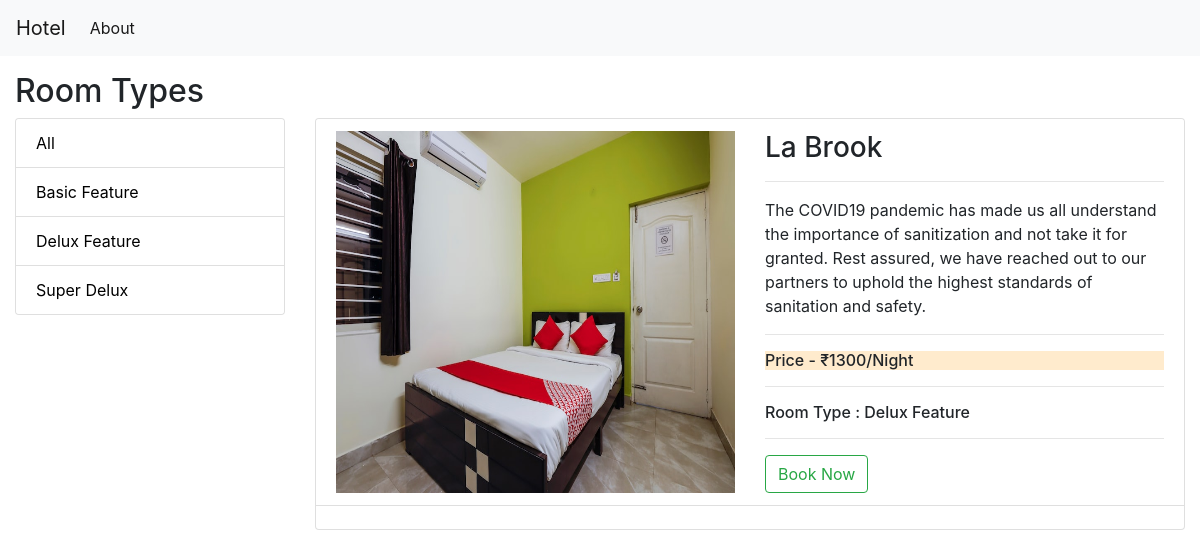
Page /category/2 on the committed database.
### hotel/models.py (models this page shows, shortened)
class Category(models.Model):
    name = models.CharField(max_length=200)
    class Meta:
        verbose_name_plural = 'Categories'
    def __str__(self):
        return self.name

class Room(models.Model):
    name = models.CharField(max_length=200)
    description = models.TextField()
    price = models.PositiveIntegerField()
    image = models.ImageField(upload_to='media/hotel')
    category = models.ForeignKey(Category, on_delete=models.CASCADE, related_name='categories')

### hotel/views.py (the view)
# urls.py: path('category/<int:id>', CategoryList.as_view(), name='filter'),
class CategoryList(View):
    def get(self, request, id=None):
        posts = Room.objects.all()
        if id:
            cat = Category.objects.get(id=id)
            rooms = Room.objects.filter(category = cat)
            return render(request, 'hotel/list.html',context={'rooms':rooms, 'categories':Category.objects.all()})
        categories = Category.objects.all()
        context = {'rooms':rooms, 'categories':categories}
        return render(request, 'hotel/list.html',context )

### hotel/templates/hotel/list.html
{% extends 'hotel/base.html' %}
{% block content %}
<br>
<br>
<br>
<div class="container-fluid">
    <h2>Room Types</h2>
    <div class="row">
        <div class="col-sm-3">
            <div class="card">
                <ul class="list-group list-group-flush">
                <li class="list-group-item" ><a href="{% url 'home' %}" style="color: black;">All</a></li>
                {% for category in categories %}
                  <li class="list-group-item"><a href="{% url 'filter' category.id %}" style="color: black;">{{category.name}}</a></li>
                {% endfor %}
                </ul>
            </div>
        </div>
        <br>
        <div class="col-sm-9">
            <div class="card">
                <ul class="list-group list-group-flush">
                    {% for room in rooms  %}
                        <li class="list-group-item">
                            <div class="row">
                                <div class="col-sm-6">
                                    {% if room.image %}
                                    <img src="{{  room.image.url }}" style="width: 100%; height: 100%;">
                                    {% else %}
                                    <img src="https://images.oyoroomscdn.com/uploads/hotel_image/17577/large/128cc8c233313218.jpg" class="img-fluid" alt="Responsive image">
                                    {% endif %}
                                </div>
                                <div class="col-sm-6">
                                    <h3>{{room.name}}</h3>
                                    <hr>
                                    <p>{{room.description}}</p>
                                    <hr>
                                    <h6 style="background-color: blanchedalmond;">Price - ₹{{room.price}}/Night</h6>
                                    <hr>
                                    <h6>Room Type : {{room.category}}</h6>
                                    <hr>
                                    <a href="{% url 'detail' %}"><button type="button" class="btn btn-outline-success">Book Now</button></a>
                                </div>
                            </div>
                        </li>
                        <br>
                    {% endfor %}
                </ul>
            </div>
        </div>
    </div>
</div>
{% endblock content %}

### rows in the picture
Category: name "Basic Feature"
Category: name "Delux Feature"
Category: name "Super Delux"
Room: image (picture), name "La Brook", description "The COVID19 pandemic has made us all understand the importance of sanitization and not take it for granted. Rest assured, we have reached out to our partners to uphold the highest standards of sanitation and safety.", price "1300", category "Delux Feature"
